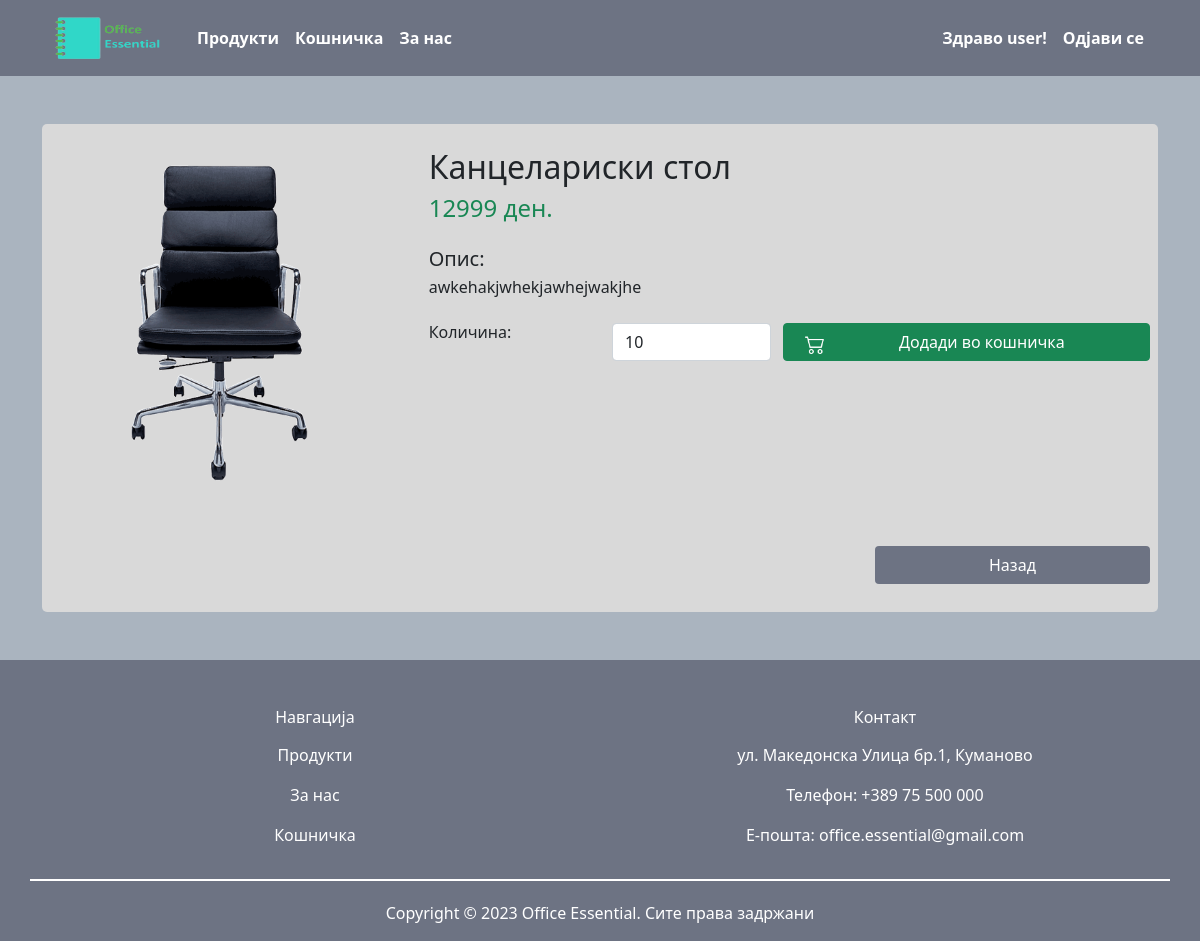
Before: /order_item_change/9/10 (signed in) with the older database file.
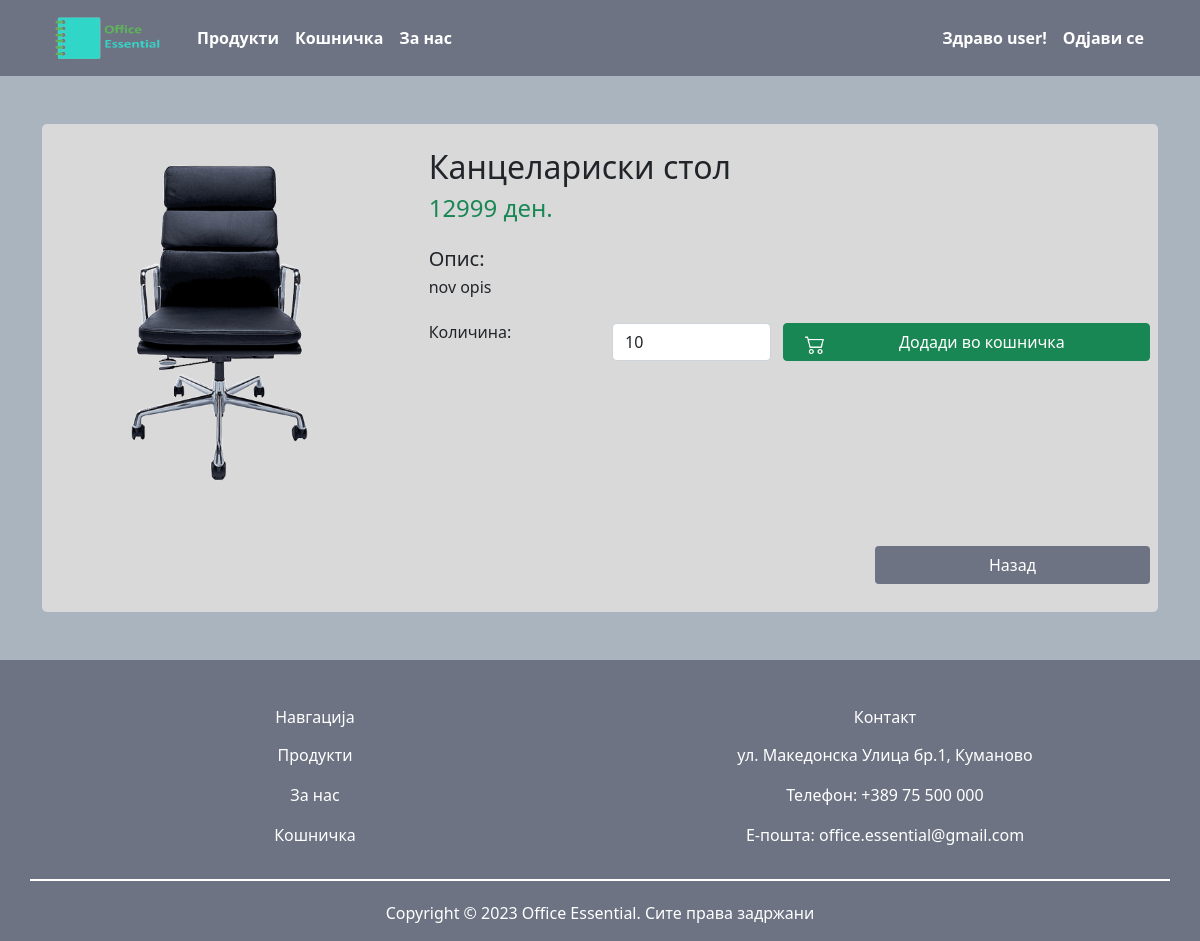
After: the same page with the newer database file.
### ShopApp201083/models.py (models this page shows, shortened)
class OrderItem(models.Model):
    product = models.ForeignKey(Product, on_delete=models.SET_NULL, null=True)
    order = models.ForeignKey(Order, on_delete=models.SET_NULL, null=True)
    quantity = models.IntegerField(null=False, blank=False)

class Product(models.Model):
    CATEGORIES = [
        ('Производи од Хартија', 'Производи од Хартија'),
        ('Канцелариски Мебел', 'Канцелариски Мебел'),
        ('Школски Производи', 'Школски Производи'),
        ('Тонери Медиуми и ИТ Производи', 'Тонери Медиуми и ИТ Производи'),
        ('Канцелариски Производи', 'Канцелариски Производи'),
    ]
    name = models.CharField(max_length=255, null=False, blank=False)
    price = models.IntegerField(null=False, blank=False)
    quantity = models.IntegerField(null=False, blank=False)
    category = models.CharField(max_length=255, null=False, blank=False, choices=CATEGORIES)
    model = models.CharField(max_length=255, null=False, blank=False)
    manufacturer = models.CharField(max_length=255, null=False, blank=False)
    image = models.ImageField(upload_to="ShopApp201083/static/images")
    description = models.TextField(max_length=600)

### ShopApp201083/decorators.py (the view)
        def wrapper_func(request, *args, **kwargs):
            group = None
            if request.user.groups.exists():
                group = request.user.groups.all()[0].name
            if group in allowed_roles:
                return view_func(request, *args, **kwargs)
            else:
                return redirect('store')

### ShopApp201083/views.py (called while the page is built)
@login_required(login_url='login_page')
@allowed_users(allowed_roles=['admin', 'shop_user'])
def order_item_change(request, product_id, quantity):
    order_item = OrderItem.objects.get(id=product_id)
    if request.method == "POST":
        order_item.quantity = request.POST['quantity']
        order_item.save()
        return redirect("cart")
    context = {"product": order_item, "quantity": quantity}
    return render(request, 'store/order_item_change.html', context)

### ShopApp201083/templates/store/order_item_change.html (shortened to what this page needs)
{% extends 'store/main.html' %}
{% load static %}
{% block content %}
<link rel="stylesheet" type="text/css" href="{% static 'css/main.css'%}">
<div class="product-body mb-5 pt-4">
    <div class="row">
        <div class="col-4">
            <img src="{{product.product.image.url}}" height="350px">
        </div>
        <div class="col-8">
            <h2 class="mb-2">{{product.product.name}}</h2>
            <h4 class="mb-4 text-success">{{product.product.price}} ден.</h4>
            <h5 class="mb-1">Опис:</h5>
            <p class="mb-4">
                {{product.product.description}}
            </p>
            <form method="POST" action="{% url 'order_item_change' product.id product.quantity %}">
                <div class="row">
                    <h6 class="col-3">
                        Количина:
                    </h6>
                    <div class="col-3">
                        <input type="number" class="form-control" placeholder="Количина" name="quantity" id="quantity" value="{{product.quantity}}">
                    </div>
                    <button type="submit" class="btn btn-success col-6">
                        <div class="row">
                            <div class="col-2"><img src="{% static 'images/cart_icon.png' %}" height="20px"
                                                    width="20px">
                            </div>
                            <div class="col-9">
                                Додади во кошничка
                            </div>
                        </div>
                    </button>
                </div>
            </form>
        </div>
    </div>
    <div class="row mt-5 mb-2 justify-content-end">
        <a href="/cart" class="btn btn-white nazad col-3 text-white">
            Назад
        </a>
    </div>
</div>
{% endblock content %}

### ShopApp201083/templates/store/main.html (shortened to what this page needs)
<!DOCTYPE html>
{% load static %}
<html lang="en">
<head>
    <link href="https://cdn.jsdelivr.net/npm/bootstrap@5.0.2/dist/css/bootstrap.min.css" rel="stylesheet"
>
    <link rel="stylesheet" type="text/css" href="{% static 'css/main.css'%}">
</head>
<body>
<nav class="navbar navbar-expand-lg nav-div mb-5">
    <div class="container-fluid px-5">
        <a class="navbar-brand" href="/"><img src="{% static 'images/logo.png' %}" height="50px" width="125px"></a>
        <div class="collapse navbar-collapse" id="navbarSupportedContent">
            <ul class="navbar-nav me-auto mb-2 mb-lg-0">
                <li class="nav-item">
                    <a class="nav-link active text-white" aria-current="page" href="/">Продукти</a>
                </li>
                {% if user.is_authenticated %}
                <li class="nav-item">
                    <a class="nav-link text-white" href="/cart">Кошничка</a>
                </li>
                {% endif %}
                <li class="nav-item">
                    <a class="nav-link text-white" href="#">За нас</a>
                </li>
            </ul>
            <div class="d-flex">
                <ul class="navbar-nav me-auto mb-2 mb-lg-0">
                    <li class="nav-item">
                        {% if user.is_authenticated %}
                        <a class="nav-link text-white" href="#">Здраво {{ user.username }}!</a>
                        {% else %}
                        <a class="nav-link text-white" href="/login_page">Најави се</a>
                        {% endif %}
                    </li>
                    <li class="nav-item">
                    {% if user.is_authenticated %}
                        <a class="nav-link text-white" href="{% url 'logout_user' %}">Одјави се</a>
                    {% endif %}
                </li>
                </ul>
            </div>
        </div>
    </div>
</nav>
<div class="container">
    {% block content %}
    {% endblock content %}
</div>
<footer class="mt-3">
    <div class="container">
        <div class="row">
            <div class="col-6 mt-5">
                <a href="#">
                    <h6 class="text-center text-white">
                        Навгација
                    </h6>
                </a>
                <a href="/">
                    <p class="text-center text-white mt-3">
                        Продукти
                    </p>
                </a>
                <a href="#">
                    <p class="text-center text-white mt-1">
                        За нас
                    </p>
                </a>
                {% if user.is_authenticated %}
                <a href="/cart">
                    <p class="text-center text-white mt-1">
                        Кошничка
                    </p>
                </a>
                {% endif %}
            </div>
            <div class="col-6 mt-5">
                <a>
                    <h6 class="text-center text-white">
                        Контакт
                    </h6>
                </a>
                <a>
                    <p class="text-center text-white mt-3">
                        ул. Македонска Улица бр.1, Куманово
                    </p>
                </a>
                <a>
                    <p class="text-center text-white mt-1">
                        Телефон: +389 75 500 000
                    </p>
                </a>
                <a>
                    <p class="text-center text-white mt-1">
                        Е-пошта: office.essential@gmail.com
                    </p>
                </a>
            </div>
        </div>
        <div class="row">
            <hr class="text-white my-3"/>
        </div>
        <div class="row">
            <p class="text-center text-white mt-1">
                Copyright © 2023 Office Essential. Сите права задржани
            </p>
        </div>
    </div>
</footer>
</body>
</html>

### static/css/main.css (style rules this page uses)
body { background-color: #AAB4BF; }
.nav-div { background: #6D7383; }
ul .nav-item { font-weight: bold; }
footer { background-color: #6D7383; !important; }
footer a { text-decoration: none; }
footer hr { border: white solid 1px; opacity: 100; }
.nazad { background-color: #6D7383; }
.product-body { background-color: #D9D9D9; padding: 20px; border-radius: 5px; }

Changed rows visible on the page:
changed through a linked row, OrderItem "Канцелариски стол": product.description "awkehakjwhekjawhejwakjhe" → "nov opis"
